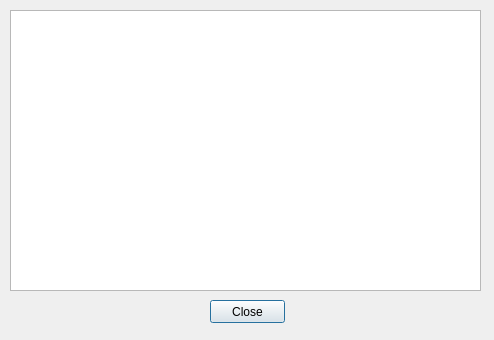
<?xml version="1.0" encoding="UTF-8"?>
<ui version="4.0">
 <class>readMe</class>
 <widget class="QDialog" name="readMe">
  <property name="geometry">
   <rect>
    <x>0</x>
    <y>0</y>
    <width>494</width>
    <height>340</height>
   </rect>
  </property>
  <property name="mouseTracking">
   <bool>false</bool>
  </property>
  <property name="windowTitle">
   <string>Read Me</string>
  </property>
  <property name="windowIcon">
   <iconset resource="../images.qrc">
    <normaloff>:/icons/images.png</normaloff>:/icons/images.png</iconset>
  </property>
  <widget class="QTextEdit" name="textBrowser">
   <property name="geometry">
    <rect>
     <x>10</x>
     <y>10</y>
     <width>471</width>
     <height>281</height>
    </rect>
   </property>
   <property name="readOnly">
    <bool>true</bool>
   </property>
  </widget>
  <widget class="QPushButton" name="ButtonClose">
   <property name="geometry">
    <rect>
     <x>210</x>
     <y>300</y>
     <width>75</width>
     <height>23</height>
    </rect>
   </property>
   <property name="text">
    <string>Close</string>
   </property>
  </widget>
 </widget>
 <resources>
  <include location="../images.qrc"/>
 </resources>
 <connections/>
</ui>
